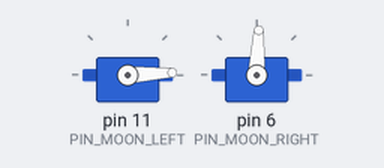
The sketch below on a simulated Arduino Uno, built with avr-gcc and run on an emulated ATmega328P. On the bench: 2 × servo.

Above: at 0.05 s.
At 0.65 s:
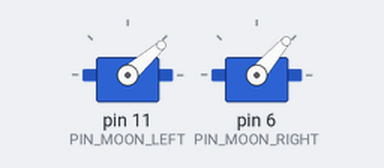
At 1.25 s:
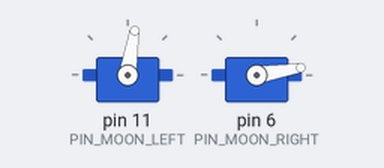
At 2.5 s:
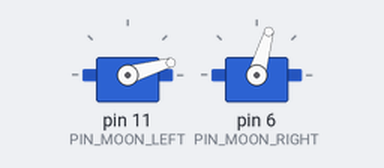
Timing chart, 0 to 6.3 s (numbered marks = the images above):
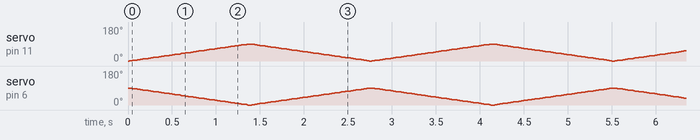

The sketch:

JK_TEST_SERVO_MOTOR.ino
```cpp
// JK TEST SERVO MOTOR

// LIBRARY
#include <Servo.h>

// DEFINE
Servo MOON_LEFT;
Servo MOON_RIGHT;
int moon = 0;
#define PIN_MOON_LEFT 11
#define PIN_MOON_RIGHT 6

// SETUP
void setup()
{
  MOON_LEFT.attach(PIN_MOON_LEFT);
  MOON_RIGHT.attach(PIN_MOON_RIGHT);
}

// LOOP
void loop()
{
  for(moon = 0; moon <= 90; moon += 1)
  {
    MOON_LEFT.write(moon);
    MOON_RIGHT.write(90-moon);
    delay(15);
  }

  for(moon = 90; moon>=0; moon-=1)
  {
    MOON_LEFT.write(moon);
    MOON_RIGHT.write(90-moon);
    delay(15);
  }
}
```
